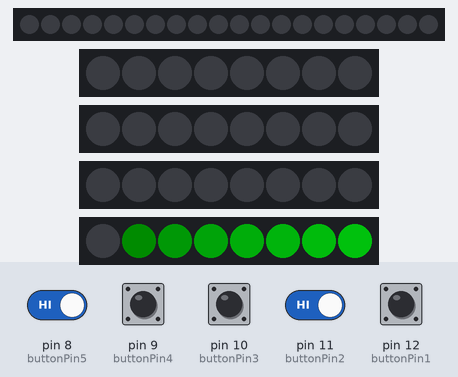
A sketch run on a simulated Arduino Uno, built with avr-gcc and run on an emulated ATmega328P. Shown: 20 RGB LEDs in strip order, left to right, 4 × 8 RGB LEDs in strip order, left to right. Inputs (shaded band) come from the test bench; at power-on: pin 8 (buttonPin5), pin 9 (buttonPin4), pin 10 (buttonPin3), pin 11 (buttonPin2), pin 12 (buttonPin1) HIGH. Dim RGB values are drawn brighter than linear.

Above: at 0.71 s.
1.7 s: pin 10 (buttonPin3) pulled LOW for 0.15 s
At 2.7 s:
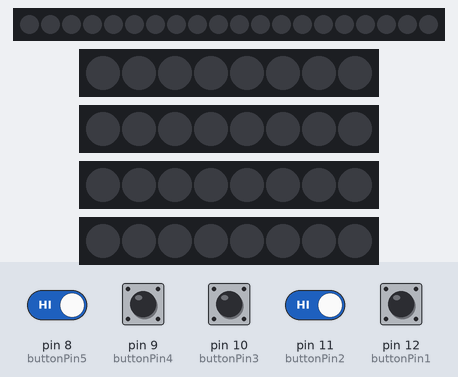
3.5 s: pin 12 (buttonPin1) pulled LOW for 0.15 s
At 3.65 s:
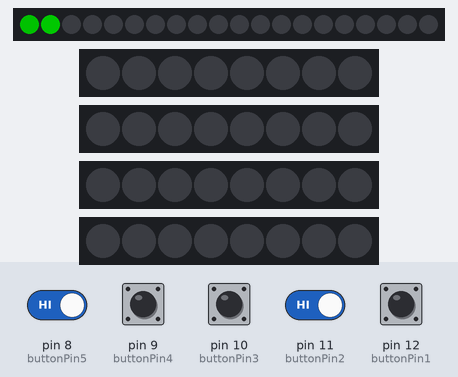
5.3 s: pin 8 (buttonPin5) driven LOW and pin 11 (buttonPin2) driven LOW
At 6.67 s:
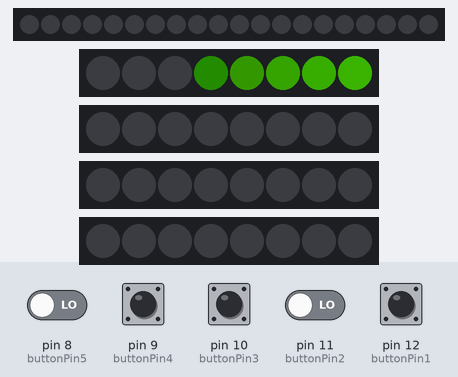
8.1 s: pin 8 (buttonPin5) driven HIGH
At 8.26 s:
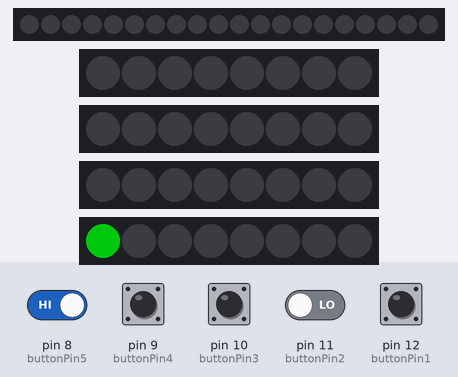
9.9 s: pin 12 (buttonPin1) pulled LOW for 1 s
At 10.26 s:
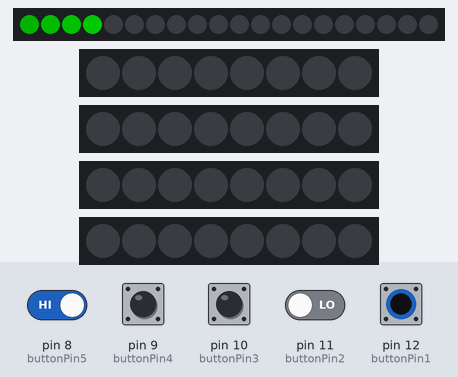
12.4 s: pin 10 (buttonPin3) pulled LOW for 1 s
At 13.07 s:
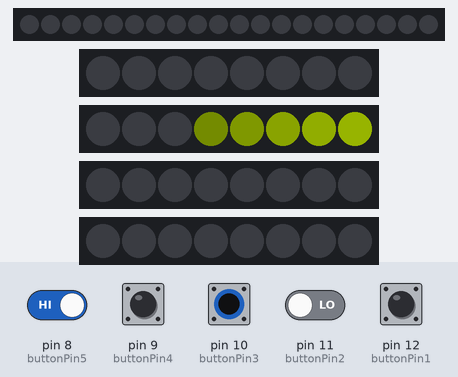
Timing chart, 0 to 15.4 s (numbered marks = the images above; inputs shaded):
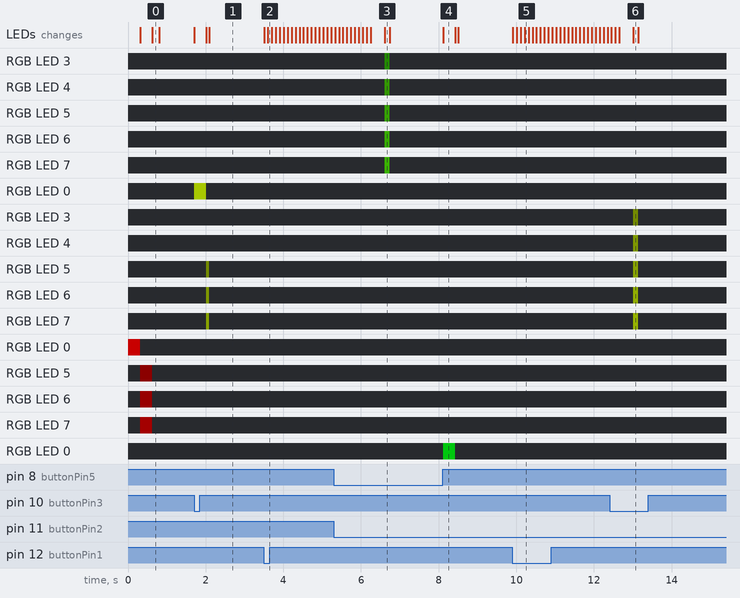

The sketch:

jessicaCapstoneSketch.ino
```cpp
#include <Adafruit_NeoPixel.h>

//neopixel strips (5 count)
int neoAmt1 = 20;
int neoPin1 = 7;
Adafruit_NeoPixel strip1(neoAmt1, neoPin1);

int neoAmt2 = 8;
int neoPin2 = 6;
Adafruit_NeoPixel strip2(neoAmt2, neoPin2);

int neoAmt3 = 8;
int neoPin3 = 5;
Adafruit_NeoPixel strip3(neoAmt3, neoPin3);

int neoAmt4 = 8;
int neoPin4 = 4;
Adafruit_NeoPixel strip4(neoAmt4, neoPin4);

int neoAmt5 = 8;
int neoPin5 = 3;
Adafruit_NeoPixel strip5(neoAmt5, neoPin5);

//buttons and states (5)
const int buttonPin1 = 12;
const int buttonPin2 = 11;
const int buttonPin3 = 10;
const int buttonPin4 = 9;
const int buttonPin5 = 8;

boolean button1State = false;
boolean prevButton1State = false;

boolean button2State = false;
boolean prevButton2State = false;

boolean button3State = false;
boolean prevButton3State = false;

boolean button4State = false;
boolean prevButton4State = false;

boolean button5State = false;
boolean prevButton5State = false;

uint32_t red1 = strip1.Color(0, 255, 0);   //GRB
uint32_t orange2 = strip2.Color(85, 255, 0);
uint32_t yellow3 = strip3.Color(215, 255, 0);
uint32_t green4 = strip4.Color(255, 0, 0);
uint32_t blue5 = strip5.Color(0, 255, 20);


void setup()
{

pinMode(buttonPin1, INPUT_PULLUP);
pinMode(buttonPin2, INPUT_PULLUP);
pinMode(buttonPin3, INPUT_PULLUP);
pinMode(buttonPin4, INPUT_PULLUP);
pinMode(buttonPin5, INPUT_PULLUP);

  Serial.begin(9600);
  strip1.begin();
  strip2.begin();
  strip3.begin();
  strip4.begin();
  strip5.begin();

  strip1.setBrightness(100);
  strip1.clear();
  strip1.show();

  strip2.setBrightness(100);
  strip2.clear();
  strip2.show();

  strip3.setBrightness(100);
  strip3.clear();
  strip3.show();

  strip4.setBrightness(100);
  strip4.clear();
  strip4.show();

  strip5.setBrightness(100);
  strip5.clear();
  strip5.show();
}

void loop()
{
  handleButtons();
}


void handleButtons(){
  prevButton1State = button1State;
  button1State = digitalRead(buttonPin1);
 	 if(button1State == LOW && prevButton1State == HIGH) {
    smoothTravel(red1, 100, 1);

   }

  prevButton2State = button2State;
  button2State = digitalRead(buttonPin2);
    if(button2State == LOW && prevButton2State == HIGH) {
      smoothTravel(orange2, 25, 2);
    }


  prevButton3State = button3State;
  button3State = digitalRead(buttonPin3);
    if(button3State == LOW && prevButton3State == HIGH) {
    	smoothTravel(yellow3, 25, 3);
    }


  prevButton4State = button4State;
  button4State = digitalRead(buttonPin4);
    if(button4State == true && prevButton4State == false) {
      smoothTravel(green4, 25, 4);
    }

  prevButton5State = button5State;
  button5State = digitalRead(buttonPin5);
    if(button5State == true && prevButton5State == false) {
      smoothTravel(blue5, 25, 5);
    }


  delay(15);
}

void smoothTravel(uint32_t color, int delayTime, int stripNum) {
  const int trailLength = 8;

  Adafruit_NeoPixel* strip;

  // Pick correct strip
  if (stripNum == 1) strip = &strip1;
  else if (stripNum == 2) strip = &strip2;
  else if (stripNum == 3) strip = &strip3;
  else if (stripNum == 4) strip = &strip4;
  else if (stripNum == 5) strip = &strip5;
  else return;

  int totalPixels = strip->numPixels();

  for (int head = 0; head < totalPixels + trailLength; head++) {

    strip->clear();

    for (int t = 0; t < trailLength; t++) {
      int pixelIndex = head - t;

      if (pixelIndex >= 0 && pixelIndex < totalPixels) {

        float fade = 1.0 - ((float)t / trailLength);

        // Extract RGB from color
        uint8_t r = (color >> 16) & 0xFF;
        uint8_t g = (color >> 8) & 0xFF;
        uint8_t b = color & 0xFF;

        // Apply fade
        r *= fade;
        g *= fade;
        b *= fade;

        strip->setPixelColor(pixelIndex, strip->Color(r, g, b));
      }
    }

    strip->show();
    delay(delayTime);
  }
}

//older animation
// void travelLight(uint32_t c, int delayTime, int stripNum) {

//    if(stripNum == 1) {
//     for(int i = 0; i <= strip1.numPixels(); i++) {
//       strip1.setPixelColor(i, c);
//       strip1.show();
//       delay(delayTime);
//     }
//      delay(3000);
//      Serial.println("lol");
//      strip1.clear();
//      strip1.show();
//    }

//    if(stripNum == 2) {
//     for(int i = 0; i <= strip2.numPixels(); i++) {
//       strip2.setPixelColor(i, c);
//       strip2.show();
//       delay(delayTime);
//     }
//      delay(3000);
//      Serial.println("lol");
//      strip2.clear();
//      strip2.show();
//    }

//      if(stripNum == 3) {
//     for(int i = 0; i <= strip3.numPixels(); i++) {
//       strip3.setPixelColor(i, c);
//       strip3.show();
//       delay(delayTime);
//     }
//      delay(3000);
//      Serial.println("lol");
//      strip3.clear();
//      strip3.show();
//    }

//     if(stripNum == 4) {
//     for(int i = 0; i <= strip4.numPixels(); i++) {
//       strip4.setPixelColor(i, c);
//       strip4.show();
//       delay(delayTime);
//     }
//       delay(3000);
//      Serial.println("lol");
//      strip4.clear();
//      strip4.show();
//    }
//     if(stripNum == 5) {
//     for(int i = 0; i <= strip5.numPixels(); i++) {
//       strip5.setPixelColor(i, c);
//       strip5.show();
//       delay(delayTime);
//     }
//       delay(3000);
//      Serial.println("lol");
//      strip5.clear();
//      strip5.show();
//    }

// }
```

Measured:
- after the input at 1.7 s, RGB LED 0: off → RGB(84, 100, 0) at once, → off 0.31 s later; RGB LED 5: off → RGB(10, 12, 0) after 0.32 s, → off 0.08 s later; RGB LED 6: off → RGB(20, 24, 0) after 0.32 s, → off 0.08 s later; RGB LED 7: off → RGB(31, 37, 0) after 0.32 s, → off 0.08 s later; the LEDs: first change at once (image 1 shows a later state)
- after the input at 3.5 s, the LEDs: first change at once (image 2 shows a later state)
- after the input at 5.3 s, the LEDs: first differ from a run without the input after 1.3 s (image 3)
- after the input at 8.1 s, RGB LED 0: off → RGB(0, 100, 7) at once, → off 0.31 s later; RGB LED 5: off → RGB(0, 12, 0) after 0.33 s, → off 0.08 s later; RGB LED 6: off → RGB(0, 24, 1) after 0.33 s, → off 0.08 s later; RGB LED 7: off → RGB(0, 37, 2) after 0.33 s, → off 0.08 s later; the LEDs: change at once (image 4)
- after the input at 9.9 s, the LEDs: first change at once (image 5 shows a later state)
- after the input at 12.4 s, the LEDs: first differ from a run without the input after 0.61 s (image 6)
